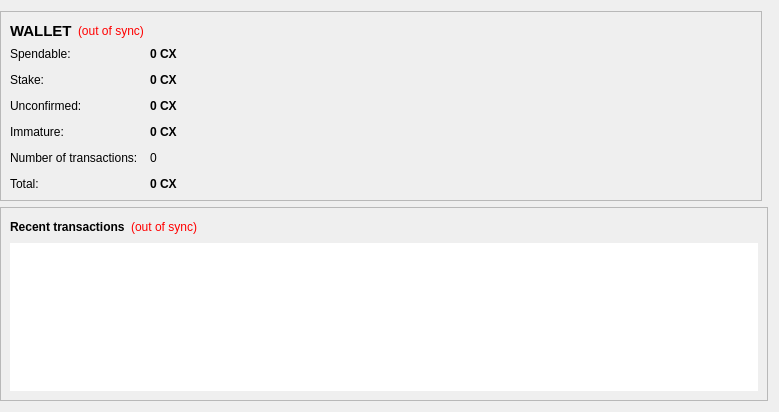
<?xml version="1.0" encoding="UTF-8"?>
<ui version="4.0">
 <class>OverviewPage</class>
 <widget class="QWidget" name="OverviewPage">
  <property name="geometry">
   <rect>
    <x>0</x>
    <y>0</y>
    <width>779</width>
    <height>412</height>
   </rect>
  </property>
  <property name="windowTitle">
   <string>Form</string>
  </property>
  <layout class="QGridLayout" name="gridLayout">
   <property name="leftMargin">
    <number>0</number>
   </property>
   <item row="0" column="0">
    <widget class="QFrame" name="walletContainer">
     <property name="sizePolicy">
      <sizepolicy hsizetype="Preferred" vsizetype="Maximum">
       <horstretch>0</horstretch>
       <verstretch>0</verstretch>
      </sizepolicy>
     </property>
     <property name="maximumSize">
      <size>
       <width>16777215</width>
       <height>220</height>
      </size>
     </property>
     <property name="frameShape">
      <enum>QFrame::StyledPanel</enum>
     </property>
     <property name="frameShadow">
      <enum>QFrame::Raised</enum>
     </property>
     <layout class="QVBoxLayout" name="verticalLayout_4">
      <item>
       <layout class="QHBoxLayout" name="walletHeader">
        <item>
         <widget class="QLabel" name="label_5">
          <property name="font">
           <font>
            <pointsize>11</pointsize>
            <weight>75</weight>
            <bold>true</bold>
           </font>
          </property>
          <property name="styleSheet">
           <string notr="true">background-color: transparent;</string>
          </property>
          <property name="text">
           <string>WALLET</string>
          </property>
         </widget>
        </item>
        <item>
         <widget class="QLabel" name="labelWalletStatus">
          <property name="toolTip">
           <string>The displayed information may be out of date. Your wallet automatically synchronizes with the Xtracoin network after a connection is established, but this process has not completed yet.</string>
          </property>
          <property name="styleSheet">
           <string notr="true">QLabel { color: red;Background-color:transparent }</string>
          </property>
          <property name="text">
           <string notr="true">(out of sync)</string>
          </property>
          <property name="alignment">
           <set>Qt::AlignLeading|Qt::AlignLeft|Qt::AlignVCenter</set>
          </property>
         </widget>
        </item>
        <item>
         <spacer name="horizontalSpacer_2">
          <property name="orientation">
           <enum>Qt::Horizontal</enum>
          </property>
          <property name="sizeHint" stdset="0">
           <size>
            <width>40</width>
            <height>20</height>
           </size>
          </property>
         </spacer>
        </item>
       </layout>
      </item>
      <item>
       <layout class="QFormLayout" name="walletStatus">
        <property name="fieldGrowthPolicy">
         <enum>QFormLayout::AllNonFixedFieldsGrow</enum>
        </property>
        <property name="horizontalSpacing">
         <number>12</number>
        </property>
        <property name="verticalSpacing">
         <number>12</number>
        </property>
        <item row="0" column="0">
         <widget class="QLabel" name="label">
          <property name="styleSheet">
           <string notr="true">background-color: transparent;</string>
          </property>
          <property name="text">
           <string>Spendable:</string>
          </property>
         </widget>
        </item>
        <item row="0" column="1">
         <widget class="QLabel" name="labelBalance">
          <property name="font">
           <font>
            <weight>75</weight>
            <bold>true</bold>
           </font>
          </property>
          <property name="cursor">
           <cursorShape>IBeamCursor</cursorShape>
          </property>
          <property name="toolTip">
           <string>Your current spendable balance</string>
          </property>
          <property name="styleSheet">
           <string notr="true"/>
          </property>
          <property name="text">
           <string notr="true">0 CX</string>
          </property>
          <property name="textInteractionFlags">
           <set>Qt::LinksAccessibleByMouse|Qt::TextSelectableByKeyboard|Qt::TextSelectableByMouse</set>
          </property>
         </widget>
        </item>
        <item row="1" column="0">
         <widget class="QLabel" name="label_6">
          <property name="styleSheet">
           <string notr="true">background-color: transparent;</string>
          </property>
          <property name="text">
           <string>Stake:</string>
          </property>
         </widget>
        </item>
        <item row="1" column="1">
         <widget class="QLabel" name="labelStake">
          <property name="font">
           <font>
            <weight>75</weight>
            <bold>true</bold>
           </font>
          </property>
          <property name="cursor">
           <cursorShape>IBeamCursor</cursorShape>
          </property>
          <property name="toolTip">
           <string>Total of coins that was staked, and do not yet count toward the current balance</string>
          </property>
          <property name="text">
           <string notr="true">0 CX</string>
          </property>
          <property name="textInteractionFlags">
           <set>Qt::LinksAccessibleByMouse|Qt::TextSelectableByKeyboard|Qt::TextSelectableByMouse</set>
          </property>
         </widget>
        </item>
        <item row="2" column="0">
         <widget class="QLabel" name="label_3">
          <property name="styleSheet">
           <string notr="true">background-color: transparent;</string>
          </property>
          <property name="text">
           <string>Unconfirmed:</string>
          </property>
         </widget>
        </item>
        <item row="2" column="1">
         <widget class="QLabel" name="labelUnconfirmed">
          <property name="font">
           <font>
            <weight>75</weight>
            <bold>true</bold>
           </font>
          </property>
          <property name="cursor">
           <cursorShape>IBeamCursor</cursorShape>
          </property>
          <property name="toolTip">
           <string>Total of transactions that have yet to be confirmed, and do not yet count toward the current balance</string>
          </property>
          <property name="text">
           <string notr="true">0 CX</string>
          </property>
          <property name="textInteractionFlags">
           <set>Qt::LinksAccessibleByMouse|Qt::TextSelectableByKeyboard|Qt::TextSelectableByMouse</set>
          </property>
         </widget>
        </item>
        <item row="3" column="0">
         <widget class="QLabel" name="labelImmatureText">
          <property name="styleSheet">
           <string notr="true">background-color: transparent;</string>
          </property>
          <property name="text">
           <string>Immature:</string>
          </property>
         </widget>
        </item>
        <item row="3" column="1">
         <widget class="QLabel" name="labelImmature">
          <property name="font">
           <font>
            <weight>75</weight>
            <bold>true</bold>
           </font>
          </property>
          <property name="toolTip">
           <string>Mined balance that has not yet matured</string>
          </property>
          <property name="text">
           <string notr="true">0 CX</string>
          </property>
          <property name="textInteractionFlags">
           <set>Qt::LinksAccessibleByMouse|Qt::TextSelectableByKeyboard|Qt::TextSelectableByMouse</set>
          </property>
         </widget>
        </item>
		<item row="4" column="0">
           <widget class="QLabel" name="label_2">
            <property name="text">
             <string>Number of transactions:</string>
            </property>
           </widget>
          </item>
          <item row="4" column="1">
           <widget class="QLabel" name="labelNumTransactions">
            <property name="toolTip">
             <string>Total number of transactions in wallet</string>
            </property>
            <property name="text">
             <string notr="true">0</string>
            </property>
           </widget>
          </item>
        <item row="4" column="0">
         <spacer name="verticalSpacer">
          <property name="orientation">
           <enum>Qt::Vertical</enum>
          </property>
          <property name="sizeHint" stdset="0">
           <size>
            <width>20</width>
            <height>40</height>
           </size>
          </property>
         </spacer>
        </item>
        <item row="4" column="1">
         <spacer name="verticalSpacer_2">
          <property name="orientation">
           <enum>Qt::Vertical</enum>
          </property>
          <property name="sizeHint" stdset="0">
           <size>
            <width>20</width>
            <height>40</height>
           </size>
          </property>
         </spacer>
        </item>
        <item row="5" column="0">
         <widget class="QLabel" name="labelTotalText">
          <property name="styleSheet">
           <string notr="true">background-color: transparent;</string>
          </property>
          <property name="text">
           <string>Total:</string>
          </property>
         </widget>
        </item>
        <item row="5" column="1">
         <widget class="QLabel" name="labelTotal">
          <property name="font">
           <font>
            <weight>75</weight>
            <bold>true</bold>
           </font>
          </property>
          <property name="cursor">
           <cursorShape>IBeamCursor</cursorShape>
          </property>
          <property name="toolTip">
           <string>Your current total balance</string>
          </property>
          <property name="text">
           <string notr="true">0 CX</string>
          </property>
          <property name="textInteractionFlags">
           <set>Qt::LinksAccessibleByMouse|Qt::TextSelectableByKeyboard|Qt::TextSelectableByMouse</set>
          </property>
         </widget>
        </item>
       </layout>
      </item>
     </layout>
    </widget>
   </item>
   <item row="0" column="1">
    <widget class="QFrame" name="hashTokenStatusContainer">
     <property name="sizePolicy">
      <sizepolicy hsizetype="Preferred" vsizetype="Fixed">
       <horstretch>0</horstretch>
       <verstretch>0</verstretch>
      </sizepolicy>
     </property>
     <property name="maximumSize">
      <size>
       <width>16777215</width>
       <height>220</height>
      </size>
     </property>
     <property name="frameShape">
      <enum>QFrame::StyledPanel</enum>
     </property>
     <property name="frameShadow">
      <enum>QFrame::Raised</enum>
     </property>
    </widget>
   </item>
   <item row="1" column="0" colspan="2">
    <widget class="QFrame" name="transactionContainer">
     <property name="frameShape">
      <enum>QFrame::StyledPanel</enum>
     </property>
     <property name="frameShadow">
      <enum>QFrame::Raised</enum>
     </property>
     <layout class="QVBoxLayout" name="verticalLayout">
      <item>
       <layout class="QHBoxLayout" name="recentTransactionsHeader">
        <item>
         <widget class="QLabel" name="label_4">
          <property name="styleSheet">
           <string notr="true">background-color: transparent;</string>
          </property>
          <property name="text">
           <string>&lt;b&gt;Recent transactions&lt;/b&gt;</string>
          </property>
         </widget>
        </item>
        <item>
         <widget class="QLabel" name="labelTransactionsStatus">
          <property name="toolTip">
           <string>The displayed information may be out of date. Your wallet automatically synchronizes with the Xtracoin network after a connection is established, but this process has not completed yet.</string>
          </property>
          <property name="styleSheet">
           <string notr="true">QLabel { color: red;Background-color:transparent }</string>
          </property>
          <property name="text">
           <string notr="true">(out of sync)</string>
          </property>
          <property name="alignment">
           <set>Qt::AlignRight|Qt::AlignTrailing|Qt::AlignVCenter</set>
          </property>
         </widget>
        </item>
        <item>
         <spacer name="horizontalSpacer">
          <property name="orientation">
           <enum>Qt::Horizontal</enum>
          </property>
          <property name="sizeHint" stdset="0">
           <size>
            <width>40</width>
            <height>20</height>
           </size>
          </property>
         </spacer>
        </item>
       </layout>
      </item>
      <item>
       <widget class="QListView" name="listTransactions">
        <property name="frameShape">
         <enum>QFrame::NoFrame</enum>
        </property>
        <property name="horizontalScrollBarPolicy">
         <enum>Qt::ScrollBarAlwaysOff</enum>
        </property>
        <property name="editTriggers">
         <set>QAbstractItemView::NoEditTriggers</set>
        </property>
        <property name="selectionMode">
         <enum>QAbstractItemView::NoSelection</enum>
        </property>
       </widget>
      </item>
     </layout>
    </widget>
   </item>
  </layout>
 </widget>
 <resources/>
 <connections/>
</ui>
